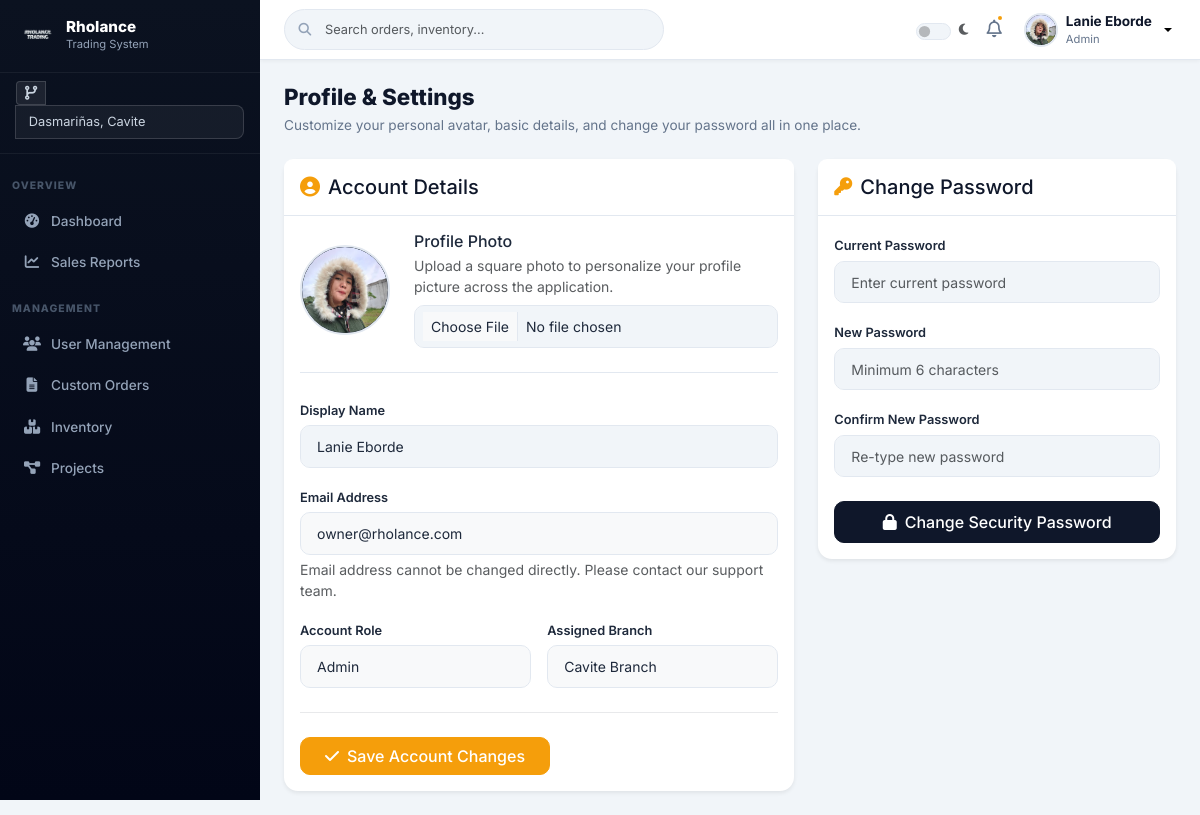
The app's page /profile/settings.php (signed in) with its own data.
### tables this page shows
CREATE TABLE `users` (
  `id` int(11) NOT NULL,
  `name` varchar(100) NOT NULL,
  `email` varchar(100) NOT NULL,
  `password` varchar(255) NOT NULL,
  `role` enum('admin','staff','welder','customer') NOT NULL,
  `branch_id` int(11) DEFAULT NULL,
  `status` enum('active','blocked','archived') DEFAULT 'active',
  `reset_token` varchar(255) DEFAULT NULL,
  `token_expiry` datetime DEFAULT NULL,
  `is_verified` tinyint(1) DEFAULT 0,
  `verification_code` varchar(6) DEFAULT NULL,
  `code_expiry` datetime DEFAULT NULL,
  `avatar` varchar(255) DEFAULT NULL
);

### profile/settings.php (the view, shortened to what this page needs)
<?php
include '../config/database.php';
include '../includes/header.php';
include '../includes/sidebar.php';
$uid = $_SESSION['user_id'];
$user = $conn->query("SELECT * FROM users WHERE id=$uid")->fetch_assoc();
?>
<div class="rh-main">
    <div class="rh-page-header">
        <h1>Profile & Settings</h1>
        <p>Customize your personal avatar, basic details, and change your password all in one place.</p>
    </div>
    <div class="row g-4">
        <div class="col-12 col-lg-7">
            <div class="card border-0 shadow-sm">
                <div class="card-header bg-white py-3 d-flex align-items-center">
                    <i class="fas fa-user-circle me-2 text-amber" style="font-size: 20px;"></i>
                    <h5 class="m-0 fw-700">Account Details</h5>
                </div>
                <div class="card-body">
                    <form method="POST" enctype="multipart/form-data">
                        <div class="d-flex align-items-center gap-4 mb-4 pb-4 border-bottom">
                            <div class="rh-avatar" style="width:90px;height:90px;font-size:2.5rem;flex-shrink:0;">
                                <?php if (!empty($user['avatar'])): ?>
                                    <img src="<?= BASE_URL ?>uploads/<?= htmlspecialchars($user['avatar']) ?>" alt="Avatar" style="width: 100%; height: 100%; object-fit: cover; border-radius: 50%;">
                                <?php else: ?>
                                    <?= strtoupper(substr($user['name'], 0, 1)) ?>
                                <?php endif; ?>
                            </div>
                            <div>
                                <h6 class="mb-1 fw-700">Profile Photo</h6>
                                <p class="text-muted small mb-2">Upload a square photo to personalize your profile picture across the application.</p>
                                <input type="file" name="avatar" class="form-control form-control-sm" accept="image/*">
                            </div>
                        </div>
                        <div class="mb-3">
                            <label class="form-label small fw-700">Display Name</label>
                            <input type="text" name="name" class="form-control" value="<?= htmlspecialchars($user['name']) ?>" required>
                        </div>
                        <div class="mb-3">
                            <label class="form-label small fw-700">Email Address</label>
                            <input type="email" class="form-control bg-light" value="<?= htmlspecialchars($user['email']) ?>" readonly style="cursor: not-allowed;">
                            <div class="form-text small text-muted">Email address cannot be changed directly. Please contact our support team.</div>
                        </div>
                        <div class="row g-3">
                            <div class="col-6">
                                <label class="form-label small fw-700">Account Role</label>
                                <input type="text" class="form-control bg-light small" value="<?= ucfirst($user['role']) ?>" readonly style="cursor: not-allowed;">
                            </div>
                            <div class="col-6">
                                <label class="form-label small fw-700">Assigned Branch</label>
                                <input type="text" class="form-control bg-light small" value="<?= $user['branch_id'] == 1 ? 'Cavite Branch' : 'Laguna Branch' ?>" readonly style="cursor: not-allowed;">
                            </div>
                        </div>
                        <hr class="my-4" style="opacity: 0.1;">
                        <button type="submit" name="update_profile" class="btn btn-primary px-4 fw-700">
                            <i class="fas fa-check me-2"></i>Save Account Changes
                        </button>
                    </form>
                </div>
            </div>
        </div>
        <div class="col-12 col-lg-5">
            <div class="card border-0 shadow-sm">
                <div class="card-header bg-white py-3 d-flex align-items-center">
                    <i class="fas fa-key me-2 text-amber" style="font-size: 18px;"></i>
                    <h5 class="m-0 fw-700">Change Password</h5>
                </div>
                <div class="card-body">
                    <form method="POST">
                        <div class="mb-3">
                            <label class="form-label small fw-700">Current Password</label>
                            <input type="password" name="old_pass" class="form-control" placeholder="Enter current password" required>
                        </div>
                        <div class="mb-3">
                            <label class="form-label small fw-700">New Password</label>
                            <input type="password" name="new_pass" class="form-control" placeholder="Minimum 6 characters" required minlength="6">
                        </div>
                        <div class="mb-4">
                            <label class="form-label small fw-700">Confirm New Password</label>
                            <input type="password" name="confirm_pass" class="form-control" placeholder="Re-type new password" required>
                        </div>
                        <button type="submit" name="change_password" class="btn btn-dark w-100 fw-700 py-2">
                            <i class="fas fa-lock me-2"></i>Change Security Password
                        </button>
                    </form>
                </div>
            </div>
        </div>
    </div>
</div>
</body>
</html>

### includes/header.php (shortened to what this page needs)
<?php
include __DIR__ . '/../config/database.php';
$user_id  = $_SESSION['user_id'] ?? 0;
$userName = $_SESSION['name']    ?? 'User';
$userRole = ucfirst($_SESSION['role'] ?? 'Guest');
$avatar   = '';
if ($user_id && isset($conn)) {
    $stmt = $conn->prepare("SELECT avatar FROM users WHERE id=?");
    $stmt->bind_param("i", $user_id);
    $stmt->execute();
    $res = $stmt->get_result();
    if ($row = $res->fetch_assoc()) $avatar = $row['avatar'] ?? '';
}
?>
<!DOCTYPE html>
<html lang="en" data-bs-theme="light">
<head>
    <link rel="stylesheet" href="https://cdn.jsdelivr.net/npm/bootstrap@5.3.3/dist/css/bootstrap.min.css">
    <link rel="stylesheet" href="https://cdnjs.cloudflare.com/ajax/libs/font-awesome/6.5.1/css/all.min.css">
    <link rel="stylesheet" href="<?= BASE_URL ?>assets/css/custom.css">
</head>
<body class="admin">
<header class="rh-topbar">
    <div class="rh-topbar-search">
        <input type="text" class="form-control" id="liveSearch"
               placeholder="Search orders, inventory..." autocomplete="off">
    </div>
    <div class="rh-topbar-right">
        <div class="form-check form-switch mb-0 d-flex align-items-center gap-2">
            <input class="form-check-input" type="checkbox" id="darkModeToggle"
                   style="width:2.2em;height:1.1em;cursor:pointer;">
            <label class="form-check-label text-muted" for="darkModeToggle" style="font-size:.8rem;">
                <i class="fas fa-moon"></i>
            </label>
        </div>
        <button class="rh-notif-btn">
            <i class="far fa-bell"></i>
            <span class="rh-notif-dot"></span>
        </button>
        <div class="dropdown">
            <button class="rh-user-btn dropdown-toggle" id="userMenuBtn"
                    data-bs-toggle="dropdown" aria-expanded="false"
                    style="--bs-btn-focus-shadow-rgb:none;">
                <div class="rh-avatar">
                    <?php if (!empty($avatar)): ?>
                        <img src="<?= BASE_URL ?>uploads/<?= htmlspecialchars($avatar) ?>" alt="Avatar">
                    <?php else: ?>
                        <?= strtoupper(substr($userName, 0, 1)) ?>
                    <?php endif; ?>
                </div>
                <div class="text-start d-none d-md-block">
                    <div class="rh-user-name"><?= htmlspecialchars($userName) ?></div>
                    <div class="rh-user-role"><?= htmlspecialchars($userRole) ?></div>
                </div>
            </button>
        </div>
    </div>
</header>

### assets/css/custom.css (style rules this page uses)
:root { --bs-primary: #0F172A; --bs-primary-rgb: 15, 23, 42; --bs-secondary: #64748B; --bs-secondary-rgb: 100, 116, 139; --bs-warning: #F59E0B; --bs-warning-rgb: 245, 158, 11; --bs-success: #10B981; --bs-success-rgb: 16, 185, 129; --bs-danger: #EF4444; --bs-danger-rgb: 239, 68, 68; --bs-info: #3B82F6; --bs-info-rgb: 59, 130, 246; --bs-body-bg: #F1F5F9; --bs-body-color: #1E293B; --bs-border-color: #E2E8F0; --bs-border-radius: 0.625rem; --bs-border-radius-lg: 0.875rem; --bs-border-radius-xl: 1.125rem; --bs-font-sans-serif: 'Inter', system-ui, -apple-system, sans-serif; --bs-link-color: #F59E0B; --bs-link-hover-color: #D97706; --bs-card-border-color: #E2E8F0; --bs-card-cap-bg: #F8FAFC; --rh-accent: #F59E0B; --rh-accent-hover: #D97706; --rh-dark: #0F172A; --rh-dark2: #1E293B; --rh-dark3: #334155; --rh-muted: #64748B; --rh-sidebar-width: 260px; --rh-topbar-height: 60px; --rh-shadow: 0 4px 16px rgba(0,0,0,.07); --rh-shadow-lg: 0 10px 30px rgba(0,0,0,.10); --muted: #64748B; --text-muted: #64748B; --accent: #F59E0B; --primary: #0F172A; --border: #E2E8F0; --card: #FFFFFF; --text: #1E293B; }
*, *::before, *::after { box-sizing: border-box; }
body { font-family: var(--bs-font-sans-serif); background: var(--bs-body-bg); color: var(--bs-body-color); }
.btn-primary { --bs-btn-bg: var(--rh-accent); --bs-btn-border-color: var(--rh-accent); --bs-btn-hover-bg: var(--rh-accent-hover); --bs-btn-hover-border-color: var(--rh-accent-hover); --bs-btn-active-bg: var(--rh-accent-hover); --bs-btn-color: #fff; --bs-btn-hover-color: #fff; font-weight: 600; }
.btn-dark { --bs-btn-bg: var(--rh-dark); --bs-btn-border-color: var(--rh-dark); --bs-btn-hover-bg: var(--rh-dark2); font-weight: 600; }
.btn { border-radius: 0.625rem; font-weight: 500; transition: all .2s ease; }
.card { border-radius: var(--bs-border-radius-lg); border: 1px solid var(--bs-border-color); box-shadow: var(--rh-shadow); background: #fff; }
.card-header { background: var(--bs-card-cap-bg); border-bottom: 1px solid var(--bs-border-color); font-weight: 700; font-size: .9rem; color: var(--rh-dark); }
.form-control, .form-select { border-radius: .625rem; border: 1px solid var(--bs-border-color); font-size: .875rem; padding: .6rem 1rem; transition: border-color .2s, box-shadow .2s; }
.form-label { font-weight: 600; font-size: .8rem; color: var(--rh-dark2); margin-bottom: .35rem; }
.rh-topbar { position: fixed; top: 0; left: var(--rh-sidebar-width); right: 0; height: var(--rh-topbar-height); background: #fff; border-bottom: 1px solid var(--bs-border-color); display: flex; align-items: center; justify-content: space-between; padding: 0 24px; z-index: 1040; box-shadow: 0 1px 4px rgba(0,0,0,.05); gap: 16px; }
.rh-topbar-search { position: relative; flex: 1; max-width: 380px; }
.rh-topbar-search .form-control { padding-left: 2.5rem; border-radius: 999px; background: var(--bs-body-bg); border-color: var(--bs-border-color); font-size: .8rem; }
.rh-topbar-right { display: flex; align-items: center; gap: 14px; }
.rh-notif-btn { position: relative; background: none; border: none; color: var(--rh-muted); font-size: 1.1rem; cursor: pointer; padding: 4px; }
.rh-notif-dot { position: absolute; top: 2px; right: 2px; width: 8px; height: 8px; background: var(--rh-accent); border-radius: 50%; border: 2px solid #fff; }
.rh-user-btn { display: flex; align-items: center; gap: 8px; background: none; border: none; cursor: pointer; padding: 4px; }
.rh-avatar { width: 34px; height: 34px; border-radius: 50%; background: var(--rh-dark2); color: #fff; font-weight: 700; font-size: .85rem; display: flex; align-items: center; justify-content: center; overflow: hidden; flex-shrink: 0; border: 2px solid var(--bs-border-color); }
.rh-avatar img { width: 100%; height: 100%; object-fit: cover; }
.rh-user-name { font-size: .85rem; font-weight: 700; color: var(--rh-dark); }
.rh-user-role { font-size: .7rem; color: var(--rh-muted); }
.rh-main { margin-left: var(--rh-sidebar-width); margin-top: var(--rh-topbar-height); padding: 24px; min-height: calc(100vh - var(--rh-topbar-height)); }
.rh-page-header { margin-bottom: 24px; }
.rh-page-header h1 { font-size: 1.4rem; font-weight: 800; color: var(--rh-dark); margin: 0 0 4px; }
.rh-page-header p { font-size: .85rem; color: var(--rh-muted); margin: 0; }
.text-amber { color: var(--rh-accent) !important; }

### records on screen
users: avatar (picture), name "Lanie Eborde", email "owner@rholance.com", role "Admin", branch "Cavite Branch"

### other values on screen
$userName "Lanie Eborde"
$userRole "Admin"
$label "Dashboard Sales Reports User Management Custom Orders Inventory Projects"
